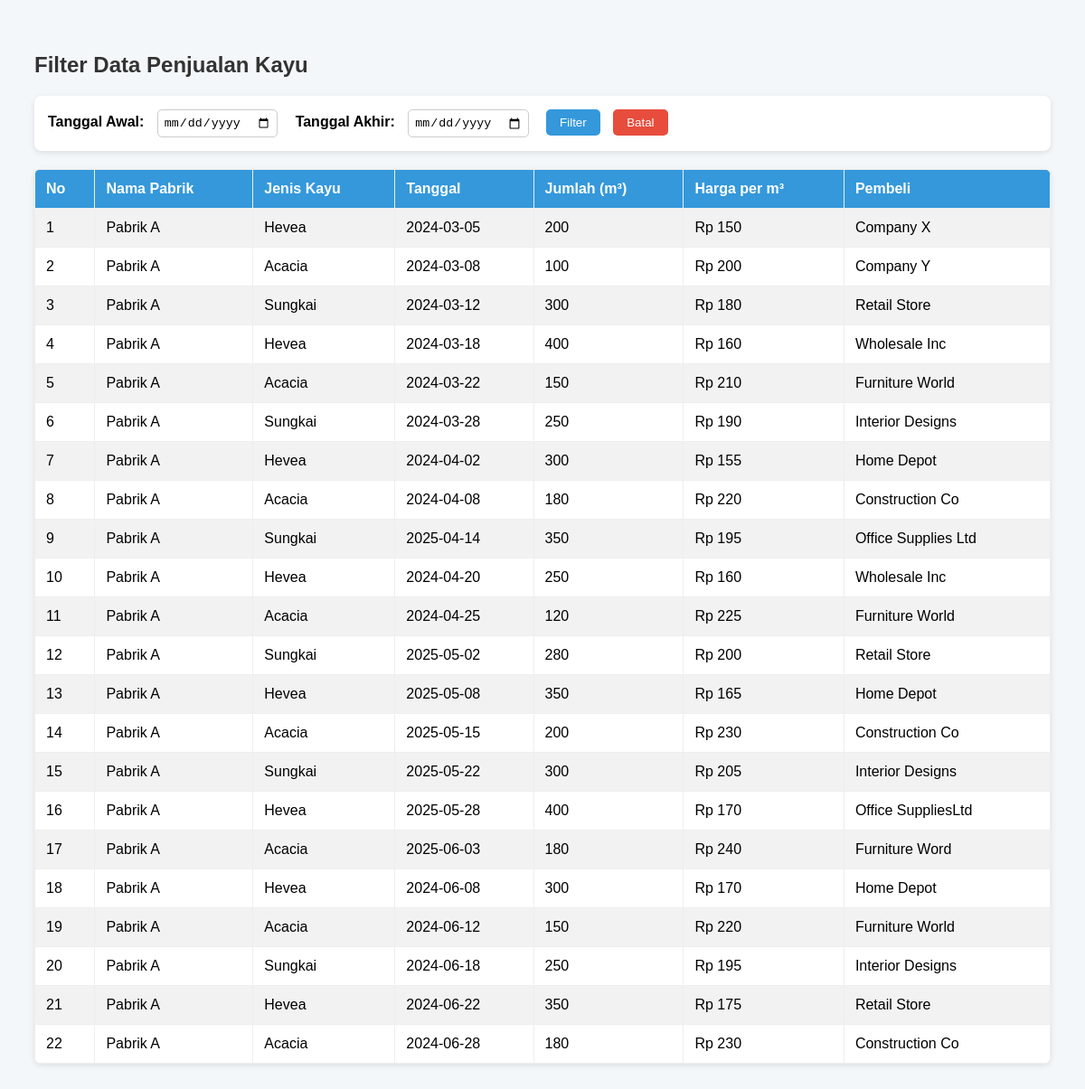
/penjualan.php, run on the app's committed database.
### tables this page shows
CREATE TABLE `penjualan` (
  `no` int(11) NOT NULL,
  `nama_pabrik` varchar(100) DEFAULT NULL,
  `jenis_kayu` varchar(100) DEFAULT NULL,
  `tanggal` date DEFAULT NULL,
  `jumlah_m3` int(11) DEFAULT NULL,
  `harga_per_m3` int(11) DEFAULT NULL,
  `pembeli` varchar(100) DEFAULT NULL
);

### penjualan.php (the view, shortened to what this page needs)
<!DOCTYPE html>
<html>
<head>
</head>
<body>
<h2>Filter Data Penjualan Kayu</h2>
<form method="GET" action="">
    <label>Tanggal Awal:</label>
    <input type="date" name="tanggal_awal" required value="<?= isset($_GET['tanggal_awal']) ? $_GET['tanggal_awal'] : '' ?>">
    <label>Tanggal Akhir:</label>
    <input type="date" name="tanggal_akhir" required value="<?= isset($_GET['tanggal_akhir']) ? $_GET['tanggal_akhir'] : '' ?>">
    <button type="submit">Filter</button>
    <a href="index.php">
        <button type="button">Batal</button>
    </a>
</form>
<?php
$host = "localhost";
$user = "root";
$pass = "";
$db   = "jati";
$conn = new mysqli($host, $user, $pass, $db);
$sql = "SELECT * FROM penjualan";
$result = $conn->query($sql);
if ($result && $result->num_rows > 0) {
    echo "<table>
            <tr>
                <th>No</th>
                <th>Nama Pabrik</th>
                <th>Jenis Kayu</th>
                <th>Tanggal</th>
                <th>Jumlah (m³)</th>
                <th>Harga per m³</th>
                <th>Pembeli</th>
            </tr>";
    while ($row = $result->fetch_assoc()) {
        echo "<tr>
                <td>{$row['no']}</td>
                <td>{$row['nama_pabrik']}</td>
                <td>{$row['jenis_kayu']}</td>
                <td>{$row['tanggal']}</td>
                <td>{$row['jumlah_m3']}</td>
                <td>Rp " . number_format($row['harga_per_m3'], 0, ',', '.') . "</td>
                <td>{$row['pembeli']}</td>
              </tr>";
    }
    echo "</table>";
} else {
    echo "<p>Tidak ada data penjualan pada rentang tanggal tersebut.</p>";
}
?>
</body>
</html>

### penjualan.php (style rules this page uses)
body { font-family: Arial, sans-serif; background-color: #f4f7f9; padding: 30px; }
h2 { color: #333; }
form { background: #fff; padding: 15px; margin-bottom: 20px; border-radius: 8px; box-shadow: 0 2px 6px rgba(0,0,0,0.1); }
label { font-weight: bold; margin-right: 10px; }
input[type="date"] { padding: 6px; border: 1px solid #ccc; border-radius: 5px; margin-right: 15px; }
button { padding: 7px 15px; border: none; border-radius: 5px; color: white; cursor: pointer; margin-right: 10px; }
button[type="submit"] { background-color: #3498db; }
button[type="button"] { background-color: #e74c3c; }
table { width: 100%; border-collapse: collapse; background: white; border-radius: 8px; overflow: hidden; box-shadow: 0 2px 6px rgba(0,0,0,0.1); }
th, td { padding: 12px; border: 1px solid #eee; text-align: left; }
th { background-color: #3498db; color: white; }
tr:nth-child(even) { background-color: #f2f2f2; }

### data on the page
penjualan: no "1", nama_pabrik "Pabrik A", jenis_kayu "Hevea", tanggal "2024-03-05", jumlah_m3 "200", harga_per_m3 "150", pembeli "Company X"
penjualan: no "2", nama_pabrik "Pabrik A", jenis_kayu "Acacia", tanggal "2024-03-08", jumlah_m3 "100", harga_per_m3 "200", pembeli "Company Y"
penjualan: no "3", nama_pabrik "Pabrik A", jenis_kayu "Sungkai", tanggal "2024-03-12", jumlah_m3 "300", harga_per_m3 "180", pembeli "Retail Store"
penjualan: no "4", nama_pabrik "Pabrik A", jenis_kayu "Hevea", tanggal "2024-03-18", jumlah_m3 "400", harga_per_m3 "160", pembeli "Wholesale Inc"
penjualan: no "5", nama_pabrik "Pabrik A", jenis_kayu "Acacia", tanggal "2024-03-22", jumlah_m3 "150", harga_per_m3 "210", pembeli "Furniture World"
penjualan: no "6", nama_pabrik "Pabrik A", jenis_kayu "Sungkai", tanggal "2024-03-28", jumlah_m3 "250", harga_per_m3 "190", pembeli "Interior Designs"
penjualan: no "7", nama_pabrik "Pabrik A", jenis_kayu "Hevea", tanggal "2024-04-02", jumlah_m3 "300", harga_per_m3 "155", pembeli "Home Depot"
penjualan: no "8", nama_pabrik "Pabrik A", jenis_kayu "Acacia", tanggal "2024-04-08", jumlah_m3 "180", harga_per_m3 "220", pembeli "Construction Co"
penjualan: no "9", nama_pabrik "Pabrik A", jenis_kayu "Sungkai", tanggal "2025-04-14", jumlah_m3 "350", harga_per_m3 "195", pembeli "Office Supplies Ltd"
penjualan: no "10", nama_pabrik "Pabrik A", jenis_kayu "Hevea", tanggal "2024-04-20", jumlah_m3 "250", harga_per_m3 "160", pembeli "Wholesale Inc"
penjualan: no "11", nama_pabrik "Pabrik A", jenis_kayu "Acacia", tanggal "2024-04-25", jumlah_m3 "120", harga_per_m3 "225", pembeli "Furniture World"
penjualan: no "12", nama_pabrik "Pabrik A", jenis_kayu "Sungkai", tanggal "2025-05-02", jumlah_m3 "280", harga_per_m3 "200", pembeli "Retail Store"
penjualan: no "13", nama_pabrik "Pabrik A", jenis_kayu "Hevea", tanggal "2025-05-08", jumlah_m3 "350", harga_per_m3 "165", pembeli "Home Depot"
penjualan: no "14", nama_pabrik "Pabrik A", jenis_kayu "Acacia", tanggal "2025-05-15", jumlah_m3 "200", harga_per_m3 "230", pembeli "Construction Co"
penjualan: no "15", nama_pabrik "Pabrik A", jenis_kayu "Sungkai", tanggal "2025-05-22", jumlah_m3 "300", harga_per_m3 "205", pembeli "Interior Designs"
penjualan: no "16", nama_pabrik "Pabrik A", jenis_kayu "Hevea", tanggal "2025-05-28", jumlah_m3 "400", harga_per_m3 "170", pembeli "Office SuppliesLtd"
penjualan: no "17", nama_pabrik "Pabrik A", jenis_kayu "Acacia", tanggal "2025-06-03", jumlah_m3 "180", harga_per_m3 "240", pembeli "Furniture Word"
penjualan: no "18", nama_pabrik "Pabrik A", jenis_kayu "Hevea", tanggal "2024-06-08", jumlah_m3 "300", harga_per_m3 "170", pembeli "Home Depot"
penjualan: no "19", nama_pabrik "Pabrik A", jenis_kayu "Acacia", tanggal "2024-06-12", jumlah_m3 "150", harga_per_m3 "220", pembeli "Furniture World"
penjualan: no "20", nama_pabrik "Pabrik A", jenis_kayu "Sungkai", tanggal "2024-06-18", jumlah_m3 "250", harga_per_m3 "195", pembeli "Interior Designs"
penjualan: no "21", nama_pabrik "Pabrik A", jenis_kayu "Hevea", tanggal "2024-06-22", jumlah_m3 "350", harga_per_m3 "175", pembeli "Retail Store"
penjualan: no "22", nama_pabrik "Pabrik A", jenis_kayu "Acacia", tanggal "2024-06-28", jumlah_m3 "180", harga_per_m3 "230", pembeli "Construction Co"
